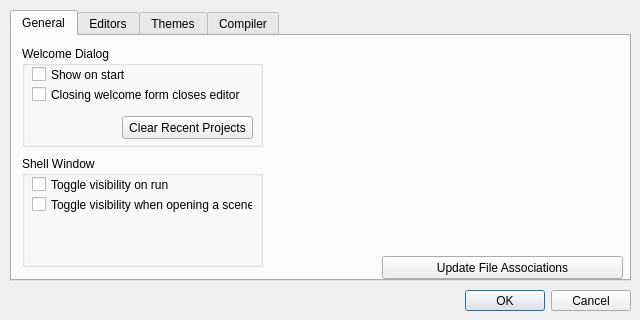
<?xml version="1.0" encoding="UTF-8"?>
<ui version="4.0">
 <class>IdePreferencesDialog</class>
 <widget class="QDialog" name="IdePreferencesDialog">
  <property name="windowModality">
   <enum>Qt::WindowModal</enum>
  </property>
  <property name="geometry">
   <rect>
    <x>0</x>
    <y>0</y>
    <width>640</width>
    <height>320</height>
   </rect>
  </property>
  <property name="sizePolicy">
   <sizepolicy hsizetype="Fixed" vsizetype="Fixed">
    <horstretch>0</horstretch>
    <verstretch>0</verstretch>
   </sizepolicy>
  </property>
  <property name="minimumSize">
   <size>
    <width>640</width>
    <height>320</height>
   </size>
  </property>
  <property name="maximumSize">
   <size>
    <width>640</width>
    <height>320</height>
   </size>
  </property>
  <property name="windowTitle">
   <string>Preferences</string>
  </property>
  <property name="windowIcon">
   <iconset resource="../../resources/icons.qrc">
    <normaloff>:/icons/preferences.png</normaloff>:/icons/preferences.png</iconset>
  </property>
  <widget class="QDialogButtonBox" name="buttonBox">
   <property name="geometry">
    <rect>
     <x>10</x>
     <y>290</y>
     <width>621</width>
     <height>21</height>
    </rect>
   </property>
   <property name="orientation">
    <enum>Qt::Horizontal</enum>
   </property>
   <property name="standardButtons">
    <set>QDialogButtonBox::Cancel|QDialogButtonBox::Ok</set>
   </property>
  </widget>
  <widget class="QTabWidget" name="tabWidgetPreferences">
   <property name="geometry">
    <rect>
     <x>10</x>
     <y>10</y>
     <width>621</width>
     <height>271</height>
    </rect>
   </property>
   <property name="tabShape">
    <enum>QTabWidget::Rounded</enum>
   </property>
   <property name="currentIndex">
    <number>0</number>
   </property>
   <widget class="QWidget" name="tabGeneral">
    <attribute name="title">
     <string>General</string>
    </attribute>
    <widget class="QGroupBox" name="groupBoxWelcomeDialog">
     <property name="geometry">
      <rect>
       <x>10</x>
       <y>10</y>
       <width>241</width>
       <height>101</height>
      </rect>
     </property>
     <property name="title">
      <string>Welcome Dialog</string>
     </property>
     <property name="flat">
      <bool>false</bool>
     </property>
     <widget class="QCheckBox" name="checkBoxShowWelcomeForm">
      <property name="geometry">
       <rect>
        <x>10</x>
        <y>20</y>
        <width>221</width>
        <height>17</height>
       </rect>
      </property>
      <property name="text">
       <string>Show on start</string>
      </property>
     </widget>
     <widget class="QCheckBox" name="checkBoxClosingWelcomeFormClosesEditor">
      <property name="geometry">
       <rect>
        <x>10</x>
        <y>40</y>
        <width>221</width>
        <height>17</height>
       </rect>
      </property>
      <property name="text">
       <string>Closing welcome form closes editor</string>
      </property>
     </widget>
     <widget class="QPushButton" name="pushButtonClearRecentProjects">
      <property name="geometry">
       <rect>
        <x>100</x>
        <y>70</y>
        <width>131</width>
        <height>23</height>
       </rect>
      </property>
      <property name="text">
       <string>Clear Recent Projects</string>
      </property>
      <property name="autoDefault">
       <bool>false</bool>
      </property>
     </widget>
    </widget>
    <widget class="QPushButton" name="pushButtonUpdateFileAssociations">
     <property name="geometry">
      <rect>
       <x>370</x>
       <y>220</y>
       <width>241</width>
       <height>23</height>
      </rect>
     </property>
     <property name="text">
      <string>Update File Associations</string>
     </property>
     <property name="autoDefault">
      <bool>false</bool>
     </property>
    </widget>
    <widget class="QGroupBox" name="groupBoxShellWindow">
     <property name="geometry">
      <rect>
       <x>10</x>
       <y>120</y>
       <width>241</width>
       <height>111</height>
      </rect>
     </property>
     <property name="title">
      <string>Shell Window</string>
     </property>
     <widget class="QCheckBox" name="checkBoxToggleShellOnRun">
      <property name="geometry">
       <rect>
        <x>10</x>
        <y>20</y>
        <width>221</width>
        <height>17</height>
       </rect>
      </property>
      <property name="text">
       <string>Toggle visibility on run</string>
      </property>
     </widget>
     <widget class="QCheckBox" name="checkBoxToggleShellOnScene">
      <property name="geometry">
       <rect>
        <x>10</x>
        <y>40</y>
        <width>221</width>
        <height>17</height>
       </rect>
      </property>
      <property name="text">
       <string>Toggle visibility when opening a scene</string>
      </property>
     </widget>
    </widget>
   </widget>
   <widget class="QWidget" name="tabEditors">
    <attribute name="title">
     <string>Editors</string>
    </attribute>
   </widget>
   <widget class="QWidget" name="tabThemes">
    <attribute name="title">
     <string>Themes</string>
    </attribute>
   </widget>
   <widget class="QWidget" name="tab">
    <attribute name="title">
     <string>Compiler</string>
    </attribute>
    <widget class="QCheckBox" name="checkBoxCompilerDisassembly">
     <property name="geometry">
      <rect>
       <x>10</x>
       <y>10</y>
       <width>181</width>
       <height>17</height>
      </rect>
     </property>
     <property name="text">
      <string>Print disassembly after compiling</string>
     </property>
    </widget>
   </widget>
  </widget>
 </widget>
 <resources>
  <include location="../../resources/icons.qrc"/>
 </resources>
 <connections>
  <connection>
   <sender>buttonBox</sender>
   <signal>accepted()</signal>
   <receiver>IdePreferencesDialog</receiver>
   <slot>accept()</slot>
   <hints>
    <hint type="sourcelabel">
     <x>248</x>
     <y>254</y>
    </hint>
    <hint type="destinationlabel">
     <x>157</x>
     <y>274</y>
    </hint>
   </hints>
  </connection>
  <connection>
   <sender>buttonBox</sender>
   <signal>rejected()</signal>
   <receiver>IdePreferencesDialog</receiver>
   <slot>reject()</slot>
   <hints>
    <hint type="sourcelabel">
     <x>316</x>
     <y>260</y>
    </hint>
    <hint type="destinationlabel">
     <x>286</x>
     <y>274</y>
    </hint>
   </hints>
  </connection>
 </connections>
</ui>
